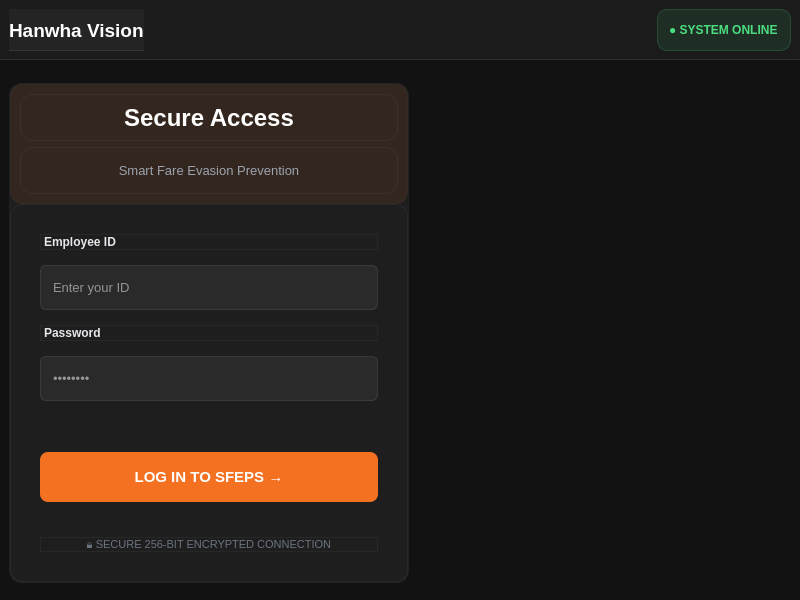
<?xml version="1.0" encoding="UTF-8"?>
<ui version="4.0">
 <class>LoginDialog</class>
 <widget class="QDialog" name="LoginDialog">
  <property name="geometry">
   <rect>
    <x>0</x>
    <y>0</y>
    <width>800</width>
    <height>600</height>
   </rect>
  </property>
  <property name="windowTitle">
   <string>Hanwha Vision SFEPS Login</string>
  </property>
  <property name="styleSheet">
   <string notr="true">background-color: #121212;</string>
  </property>
  <layout class="QVBoxLayout" name="verticalLayout">
   <property name="leftMargin">
    <number>0</number>
   </property>
   <property name="topMargin">
    <number>0</number>
   </property>
   <property name="rightMargin">
    <number>0</number>
   </property>
   <property name="bottomMargin">
    <number>0</number>
   </property>
   <item>
    <widget class="QFrame" name="topBar">
     <property name="minimumSize">
      <size>
       <width>0</width>
       <height>60</height>
      </size>
     </property>
     <property name="maximumSize">
      <size>
       <width>16777215</width>
       <height>60</height>
      </size>
     </property>
     <property name="styleSheet">
      <string notr="true">background-color: rgba(255, 255, 255, 10); border-bottom: 1px solid rgba(255, 255, 255, 20);</string>
     </property>
     <layout class="QHBoxLayout" name="horizontalLayout">
      <item>
       <widget class="QLabel" name="logoLabel">
        <property name="text">
         <string>Hanwha Vision</string>
        </property>
        <property name="styleSheet">
         <string notr="true">color: white; font-weight: bold; font-size: 14pt;</string>
        </property>
       </widget>
      </item>
      <item>
       <spacer name="horizontalSpacer">
        <property name="orientation">
         <enum>Qt::Horizontal</enum>
        </property>
        <property name="sizeHint" stdset="0">
         <size>
          <width>40</width>
          <height>20</height>
         </size>
        </property>
       </spacer>
      </item>
      <item>
       <widget class="QLabel" name="systemStatus">
        <property name="text">
         <string>● SYSTEM ONLINE</string>
        </property>
        <property name="styleSheet">
         <string notr="true">color: #4ade80; background-color: rgba(74, 222, 128, 0.1); border: 1px solid rgba(74, 222, 128, 0.2); border-radius: 10px; padding: 4px 8px; font-weight: bold; font-size: 9pt;</string>
        </property>
       </widget>
      </item>
     </layout>
    </widget>
   </item>
   <item>
    <widget class="QWidget" name="centerContent" native="true">
     <layout class="QVBoxLayout" name="verticalLayout_2">
      <item>
       <spacer name="verticalSpacer_top">
        <property name="orientation">
         <enum>Qt::Vertical</enum>
        </property>
        <property name="sizeHint" stdset="0">
         <size>
          <width>20</width>
          <height>40</height>
         </size>
        </property>
       </spacer>
      </item>
      <item>
       <widget class="QFrame" name="loginCard">
        <property name="minimumSize">
         <size>
          <width>400</width>
          <height>500</height>
         </size>
        </property>
        <property name="maximumSize">
         <size>
          <width>400</width>
          <height>550</height>
         </size>
        </property>
        <property name="styleSheet">
         <string notr="true">background-color: #1e1e1e; border-radius: 12px; border: 1px solid rgba(255, 255, 255, 10);</string>
        </property>
        <layout class="QVBoxLayout" name="verticalLayout_3">
         <property name="spacing">
          <number>0</number>
         </property>
         <property name="leftMargin">
          <number>0</number>
         </property>
         <property name="topMargin">
          <number>0</number>
         </property>
         <property name="rightMargin">
          <number>0</number>
         </property>
         <property name="bottomMargin">
          <number>0</number>
         </property>
         <item>
          <widget class="QFrame" name="cardHeader">
           <property name="minimumSize">
            <size>
             <width>0</width>
             <height>120</height>
            </size>
           </property>
           <property name="styleSheet">
            <string notr="true">background-color: rgba(243, 113, 32, 0.1); border-top-left-radius: 12px; border-top-right-radius: 12px;</string>
           </property>
           <layout class="QVBoxLayout" name="verticalLayout_4">
            <item>
             <widget class="QLabel" name="titleLabel">
              <property name="text">
               <string>Secure Access</string>
              </property>
              <property name="alignment">
               <set>Qt::AlignCenter</set>
              </property>
              <property name="styleSheet">
               <string notr="true">color: white; font-size: 18pt; font-weight: bold; background: transparent;</string>
              </property>
             </widget>
            </item>
            <item>
             <widget class="QLabel" name="subtitleLabel">
              <property name="text">
               <string>Smart Fare Evasion Prevention</string>
              </property>
              <property name="alignment">
               <set>Qt::AlignCenter</set>
              </property>
              <property name="styleSheet">
               <string notr="true">color: #9ca3af; font-size: 10pt; background: transparent;</string>
              </property>
             </widget>
            </item>
           </layout>
          </widget>
         </item>
         <item>
          <widget class="QWidget" name="formContainer" native="true">
           <property name="styleSheet">
            <string notr="true">background: transparent;</string>
           </property>
           <layout class="QVBoxLayout" name="verticalLayout_5">
            <property name="spacing">
             <number>15</number>
            </property>
            <property name="leftMargin">
             <number>30</number>
            </property>
            <property name="topMargin">
             <number>30</number>
            </property>
            <property name="rightMargin">
             <number>30</number>
            </property>
            <property name="bottomMargin">
             <number>30</number>
            </property>
            <item>
             <widget class="QLabel" name="labelId">
              <property name="text">
               <string>Employee ID</string>
              </property>
              <property name="styleSheet">
               <string notr="true">color: #e5e7eb; font-weight: bold;</string>
              </property>
             </widget>
            </item>
            <item>
             <widget class="QLineEdit" name="idInput">
              <property name="minimumSize">
               <size>
                <width>0</width>
                <height>45</height>
               </size>
              </property>
              <property name="font">
               <font>
                <pointsize>10</pointsize>
               </font>
              </property>
              <property name="styleSheet">
               <string notr="true">QLineEdit { background-color: #2a2a2a; border: 1px solid rgba(255,255,255,0.1); border-radius: 6px; color: white; padding-left: 10px; } QLineEdit:focus { border: 1px solid #f37120; background-color: #2f3235; }</string>
              </property>
              <property name="placeholderText">
               <string>Enter your ID</string>
              </property>
             </widget>
            </item>
            <item>
             <widget class="QLabel" name="labelPw">
              <property name="text">
               <string>Password</string>
              </property>
              <property name="styleSheet">
               <string notr="true">color: #e5e7eb; font-weight: bold;</string>
              </property>
             </widget>
            </item>
            <item>
             <widget class="QLineEdit" name="pwInput">
              <property name="minimumSize">
               <size>
                <width>0</width>
                <height>45</height>
               </size>
              </property>
              <property name="font">
               <font>
                <pointsize>10</pointsize>
               </font>
              </property>
              <property name="styleSheet">
               <string notr="true">QLineEdit { background-color: #2a2a2a; border: 1px solid rgba(255,255,255,0.1); border-radius: 6px; color: white; padding-left: 10px; } QLineEdit:focus { border: 1px solid #f37120; background-color: #2f3235; }</string>
              </property>
              <property name="echoMode">
               <enum>QLineEdit::Password</enum>
              </property>
              <property name="placeholderText">
               <string>••••••••</string>
              </property>
             </widget>
            </item>
            <item>
             <spacer name="verticalSpacer_form">
              <property name="orientation">
               <enum>Qt::Vertical</enum>
              </property>
              <property name="sizeHint" stdset="0">
               <size>
                <width>20</width>
                <height>20</height>
               </size>
              </property>
             </spacer>
            </item>
            <item>
             <widget class="QPushButton" name="loginBtn">
              <property name="minimumSize">
               <size>
                <width>0</width>
                <height>50</height>
               </size>
              </property>
              <property name="font">
               <font>
                <pointsize>11</pointsize>
                <bold>true</bold>
               </font>
              </property>
              <property name="cursor">
               <cursorShape>PointingHandCursor</cursorShape>
              </property>
              <property name="styleSheet">
               <string notr="true">QPushButton { background-color: #f37120; color: white; border-radius: 8px; border: none; } QPushButton:hover { background-color: #e06519; } QPushButton:pressed { background-color: #cc5815; }</string>
              </property>
              <property name="text">
               <string>LOG IN TO SFEPS →</string>
              </property>
             </widget>
            </item>
            <item>
             <widget class="QLabel" name="footerTrust">
              <property name="text">
               <string>🔒 SECURE 256-BIT ENCRYPTED CONNECTION</string>
              </property>
              <property name="alignment">
               <set>Qt::AlignCenter</set>
              </property>
              <property name="styleSheet">
               <string notr="true">color: #6b7280; font-size: 8pt; margin-top: 20px;</string>
              </property>
             </widget>
            </item>
           </layout>
          </widget>
         </item>
        </layout>
       </widget>
      </item>
      <item>
       <spacer name="verticalSpacer_bottom">
        <property name="orientation">
         <enum>Qt::Vertical</enum>
        </property>
        <property name="sizeHint" stdset="0">
         <size>
          <width>20</width>
          <height>40</height>
         </size>
        </property>
       </spacer>
      </item>
     </layout>
    </widget>
   </item>
  </layout>
 </widget>
 <resources/>
 <connections/>
</ui>
